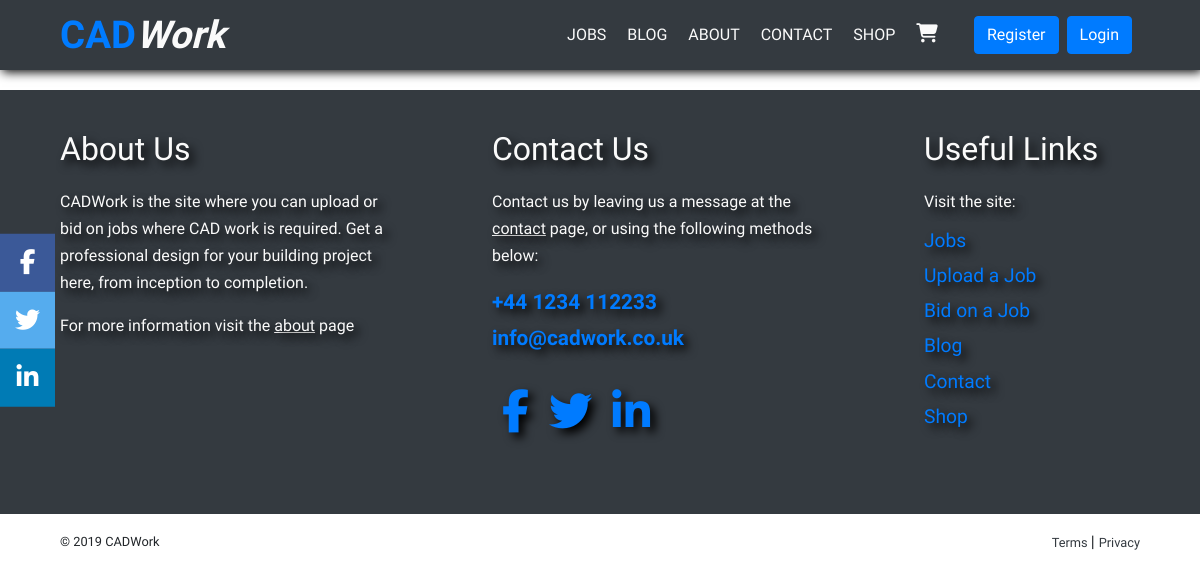
The app's page /jobs/, older data.
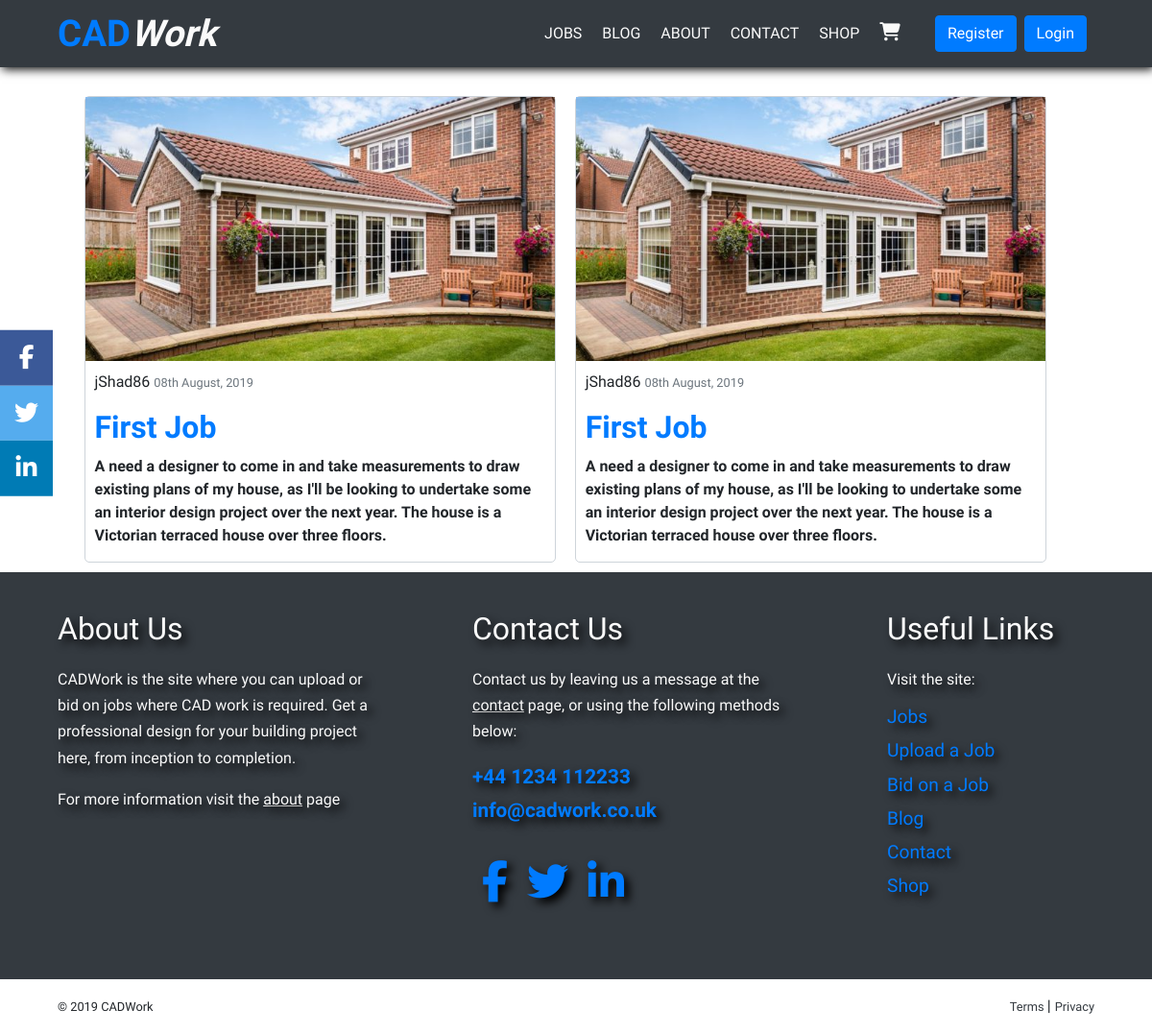
The same page, newer data.
### jobs/models.py (models this page shows, shortened)
class Job(models.Model):
	job_name = models.CharField(max_length=100, default='Default Project Name')
	job_overview = models.CharField(max_length=250, default='Default Project Overview')
	job_description = models.TextField()
	job_location_town = models.CharField(max_length=30)
	job_location_county = models.CharField(max_length=25)
	job_image = models.ImageField(default='job-default.jpg', upload_to='job_images')
	date_posted = models.DateTimeField(default=timezone.now)
	author = models.ForeignKey(User, on_delete=models.CASCADE)

### jobs/views.py (the view)
# urls.py: path('', JobListView.as_view(), name='jobs-home'),
class JobListView(ListView):
	model = Job
	template_name = 'jobs/home.html'
	context_object_name = 'jobs'
	order = ['-date_posted']
	paginate_by = 9

### jobs/templates/jobs/home.html (shortened to what this page needs)
{% extends 'base.html' %}
{% block content %}
<div class="jobs-home-container">
    <div class="jobs-card-container">
        {% for job in jobs %}
            <article class="job-upload">
                <img class="job-image" src="{{ job.job_image.url }}">
                <div class="media-body">
                    <div class="article-metadata">
                        <p class="mr-2">{{ job.author }}</a>
                        <small class="text-muted">{{ job.date_posted|date:"dS F, Y" }}</small>
                    </div>
                    <h2 class="blog-home-title"><a href="{% url 'job-detail' job.id %}">{{ job.job_name }}</a></h2>
                    <p class="article-card-intro">{{ job.job_description }}</p>
                </div>
            </article>
        {% endfor %}
    </div>
</div>
{% endblock content %}

### templates/base.html (shortened to what this page needs)
{% load staticfiles %}
<!DOCTYPE html>
<html lang="en">
<head>
    <link rel="stylesheet" href="https://stackpath.bootstrapcdn.com/bootstrap/4.3.1/css/bootstrap.min.css">
    <link rel="stylesheet" href="https://cdnjs.cloudflare.com/ajax/libs/font-awesome/4.7.0/css/font-awesome.min.css">
    <link rel="stylesheet" href="{% static 'css/styles.css' %}">
</head>
<body>
	<nav class="navbar navbar-expand-lg navbar-dark bg-dark">
		<div class="navbar-container">
			<div class="navbar-logo-dropdown-icon">
			    <h2 class="navbar-logo"><a class="navbar-brand" href="{% url 'home' %}"><span class="navbar-logo-blue">CAD</span><span class="navbar-logo-white">Work</span></a></h2>
		    </div>
		    <div class="collapse navbar-collapse" id="navbarNavDropdown">
		        <ul class="navbar-nav ml-1">
		        	<li class="nav-item">
		                <a class="nav-link" href="{% url 'jobs-home' %}">Jobs</a>
		      		</li>
		            <li class="nav-item">
		                <a class="nav-link" href="{% url 'blog-home' %}">Blog</a>
		            </li>
		            <li class="nav-item">
		                <a class="nav-link" href="{% url 'about' %}">About</a>
		            </li>
		            <li class="nav-item">
		                <a class="nav-link" href="{% url 'contact' %}">Contact</a>
		            </li>
		            <li class="nav-item">
		                <a class="nav-link" href="#">Shop</a>
		            </li>
		            <li class="nav-item">
		                <a class="nav-link mr-2" href="#"><i class="fa fa-shopping-cart"></i></a>
		            </li>
	                {% if user.is_authenticated %}
	                <div class="nav-item nav-buttons">
	                	<a class="btn btn-success mr-2" href="{% url 'profile' %}">Profile</a>
	                	<a class="btn btn-danger mr-2" href="{% url 'logout' %}">Logout</a>
	                </div>
		            {% else %}
		            <div class="nav-item nav-buttons">
	                	<a class="btn btn-primary mr-2" href="{% url 'register' %}">Register</a>
	                	<a class="btn btn-primary mr-2" href="{% url 'login' %}">Login</a>
	                </div>
		            {% endif %}
		    	</ul>
		  	</div>
		</div>
	</nav>
    <div class="icon-bar-desktop-views">
		<a href="https://www.facebook.com/" target="_blank" class="icon-bar-facebook"><i class="fa fa-facebook"></i></a>
		<a href="https://twitter.com/" target="_blank" class="icon-bar-twitter"><i class="fa fa-twitter"></i></a>
		<a href="https://www.linkedin.com/?hl=en" target="_blank" class="icon-bar-linkedin"><i class="fa fa-linkedin"></i></a>
	</div>
	<div class="content">
		{% block content %}
		{% endblock content %}
    </div>
    <footer class="footer">
		<div class="footer-top">
			<div class="footer-container footer-top-container">
				<div class="footer-top-areas">
					<div class="footer-section">
						<h3 class="footer-header">About Us</h3>
						<p class="footer-paragraph">CADWork is the site where you can upload or bid on jobs where CAD work is required. Get a professional design for your building project here, from inception to completion.</p>
						<p class="footer-paragraph">For more information visit the <span class="footer-about-contact-link"><a href="{% url 'about' %}">about</a></span> page</p>
					</div>
					<div class="footer-section">
						<h3 class="footer-header">Contact Us</h3>
						<p class="footer-paragraph">Contact us by leaving us a message at the <span class="footer-about-contact-link"><a href="{% url 'contact' %}">contact</a></span> page, or using the following methods below:</p>
						<div class="footer-contact options">
							<p class="footer-paragraph" id="footer-paragraph-phone"><a href="tel://+441234112233">+44 1234 112233</a></p>
							<p class="footer-paragraph" id="footer-paragraph-email"><a href="mailto:info@cadwork.co.uk">info@cadwork.co.uk</a></p>
						</div>
						<div class="footer-social">
			                <ul class="social-links">
			                    <li class="social"><a class="dropdown-content-link social-link" href="https://www.facebook.com/" target="_blank"><i class="fa fa-facebook"></i></a></li>
			                    <li class="social"><a class="dropdown-content-link social-link" href="https://twitter.com/" target="_blank"><i class="fa fa-twitter"></i></a></li>
			                    <li class="social"><a class="dropdown-content-link social-link" href="https://www.linkedin.com/?hl=en" target="_blank"><i class="fa fa-linkedin"></i></a></li>
			                </ul>
			            </div>
					</div>
					<div class="footer-section" id="footer-about-section">
						<h3 class="footer-header">Useful Links</h3>
						<p class="footer-paragraph">Visit the site:</p>
						<div class="footer-contact options">
							<p class="footer-paragraph footer-link"><a href="{% url 'jobs-home' %}">Jobs</a></p>
							<p class="footer-paragraph footer-link"><a href="{% url 'login' %}">Upload a Job</a></p>
							<p class="footer-paragraph footer-link"><a href="{% url 'login' %}">Bid on a Job</a></p>
							<p class="footer-paragraph footer-link"><a href="{% url 'blog-home' %}">Blog</a></p>
							<p class="footer-paragraph footer-link"><a href="{% url 'contact' %}">Contact</a></p>
							<p class="footer-paragraph footer-link"><a href="#">Shop</a></p>
						</div>
					</div>
				</div>
			</div>
		</div>
		<div class="footer-bottom footer-bottom-container">
			<div class="footer-container">
	            <div class="footer-statement">
	            	<p class="statement">&#169; 2019 CADWork</p>
	            	<div class="footer-contact-about">
						<p class="footer-contact-about-links">
							<span class="footer-contact-about-links-span"><a id="about-footer" class="terms-about-link" href="{% url 'terms' %}">Terms </a></span><span class="footer-contact-about-links-divider">|</span>
				            <span class="footer-contact-about-links-span"><a id="contact-footer" class="terms-about-link" href="{% url 'privacy' %}">Privacy</a></span>
				        </p>
					</div>
	            </div>
	        </div>
		</div>
	</footer>
</body>
</html>

Row changes from the older to the newer data that the page shows:
added Job: job_image (placeholder picture), author "jShad86", date_posted "08th August, 2019", job_name "First Job", job_description "A need a designer to come in and take measurements to draw existing plans of my house, as I'll be looking to undertake some an interior design project over the next year. The house is a Victorian terraced house over three floors."
added Job: job_image (placeholder picture), author "jShad86", date_posted "08th August, 2019", job_name "First Job", job_description "A need a designer to come in and take measurements to draw existing plans of my house, as I'll be looking to undertake some an interior design project over the next year. The house is a Victorian terraced house over three floors."
